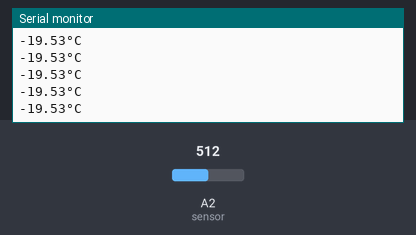
Bench run of a sketch on a simulated Arduino Uno, built with avr-gcc and run on an emulated ATmega328P. Shown: the last lines printed to the serial monitor. The test bench sets the inputs (shaded band); at power-on: A2 (sensor) = 512.

Above: at 1.2 s.
1.3 s: A2 (sensor) set to 716
At 1.56 s:
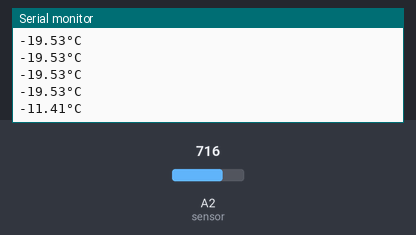
2.8 s: A2 (sensor) set to 900
At 2.97 s:
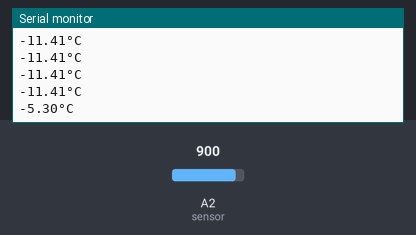
Timing chart, 0 to 5.8 s (numbered marks = the images above; inputs shaded):
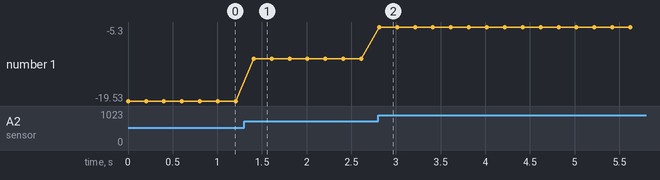

Measured:
- after the input at 1.3 s, the serial monitor: prints a new line after 0.11 s (image 1)
- after the input at 2.8 s, the serial monitor: prints a new line at once (image 2)
- plotted number 1: -19.53 → -11.41 after the input at 1.3 s, -11.41 → -5.3 after the input at 2.8 s

The sketch:

02._temperature_sensor_result.ino
```cpp
int sensor = A2;
int Vo;
float R1 = 10000;
float logR2, R2, T, Tc;

float c1 = 1.009249522e-03, c2 = 2.378405444e-04, c3 = 2.019202697e-07 ;

void setup(){
  Serial.begin(115200);

  }

void loop(){
  Vo = analogRead(sensor);                               // 센서의 값을 읽고 온도로 변환
  R2 = R1 * (4095.0 / (float)Vo - 1.0);
  logR2 = log(R2);
  T = (1.0 / (c1 + c2*logR2 + c3*logR2*logR2*logR2));
  Tc = T - 273.15;
  Serial.print(Tc);
  Serial.println("°C");
  delay(200);
  }
```
